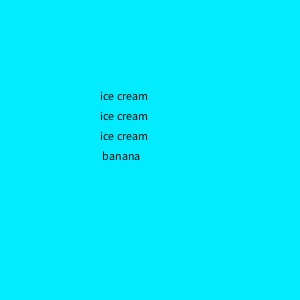
Frame 1 (no input)
Frame 60 (the mouse pressed at the canvas centre just before this capture): identical to frame 1, image omitted
Frame 120 (the mouse held since frame 60 and released just before this capture): identical to frame 1, image omitted

The Processing sketch that drew this single still picture (run headless with seeded random() and noise(); from frame 60 on, the mouse is pressed at the canvas centre):

// Processing sketch: BananaSplit
// ── BananaSplit.pde
int x = 100;
int y = 100;
void setup(){
size(300, 300);
background(#03ECFF);
  fill(0);
  for(int i=0; i<3; i+=1){
 text("ice cream", x, y);
y+=20;
}
text(" banana", x, y);
}
void draw(){
}
